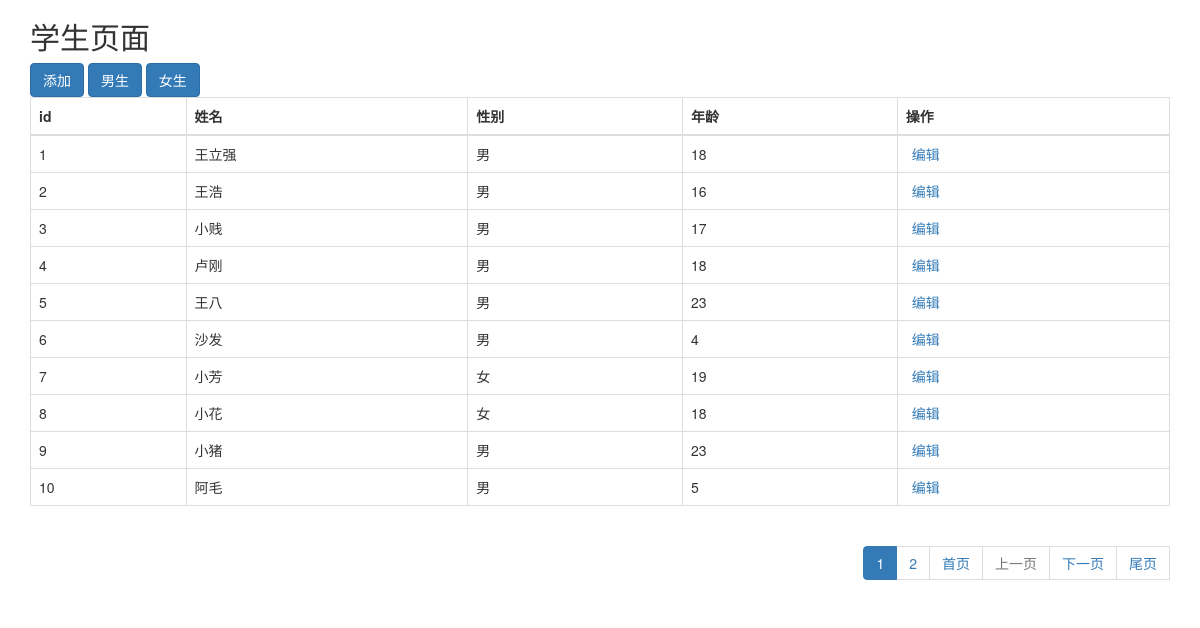
Page /hosts/ on the committed database.
### app02/models.py (models this page shows)
class Student(models.Model):
    name=models.CharField(verbose_name="姓名",max_length=32)
    gender_choice=((1,"男"),(2,"女"))
    gender=models.IntegerField(verbose_name="性别",choices=gender_choice)
    age=models.IntegerField(verbose_name="年龄")

### app02/views.py (the view)
# urls.py: url(r'^hosts/', views.hosts),
def hosts(request):
    data_list = models.Student.objects.all()
    pager_obj = Pagination(request.GET.get('page', 1), len(data_list), request.path_info, request.GET)
    student_list = data_list[pager_obj.start:pager_obj.end]
    html = pager_obj.page_html()
    params=QueryDict(mutable=True)
    params["_filter_list"]=request.GET.urlencode()
    condition=params.urlencode()
    return render(request,"hosts.html",{"student_list":student_list,"pagelist":html,"condition":condition})

### app02/utils/pager.py (called while the page is built)
    @property
    def start(self):
        return (self.current_page - 1) * self.per_page_count

    @property
    def end(self):
        return self.current_page * self.per_page_count

### templates/hosts.html (shortened to what this page needs)
{% load staticfiles %}
<!DOCTYPE html>
<html lang="en">
<head>
    <link rel="stylesheet" href="{% static "bootstrap-3.3.7-dist/css/bootstrap.min.css" %}">
</head>
<body>
<div class="container">
<h2>学生页面</h2>
    <a class="btn btn-primary" href="/add/?{{ condition }}">添加</a>
    <a class="btn btn-primary" href="/hosts/?gender=1">男生</a>
    <a class="btn btn-primary" href="/hosts/?gender=2">女生</a>
 <table class="table table-bordered">
    <thead>
    <tr>
        <th>id</th>
        <th>姓名</th>
        <th>性别</th>
        <th>年龄</th>
        <th>操作</th>
    </tr>
    </thead>
    {% for student in student_list %}
    <tr>
    <td>{{ student.id }}</td>
    <td>{{ student.name }}</td>
    <td>{{ student.get_gender_display}}</td>
    <td>{{ student.age }}</td>
    <td><a href="/editor/{{ student.id }}/?{{ condition }}">编辑</a></td>
    </tr>
    {% endfor %}
</table>
<ul class="pagination pull-right">
  {{ pagelist|safe }}
</ul>
</div>
</body>
</html>

### templates/hosts.html (style rules this page uses)
a { padding: 2px 6px }
.active { background-color: #2aabd2 }

### rows in the picture
Student: id "1", name "王立强", gender "男", age "18"
Student: id "2", name "王浩", gender "男", age "16"
Student: id "3", name "小贱", gender "男", age "17"
Student: id "4", name "卢刚", gender "男", age "18"
Student: id "5", name "王八", gender "男", age "23"
Student: id "6", name "沙发", gender "男", age "4"
Student: id "7", name "小芳", gender "女", age "19"
Student: id "8", name "小花", gender "女", age "18"
Student: id "9", name "小猪", gender "男", age "23"
Student: id "10", name "阿毛", gender "男", age "5"

### other values in the picture
{{ pagelist|safe }} "1 2 首页 上一页 下一页 尾页"
